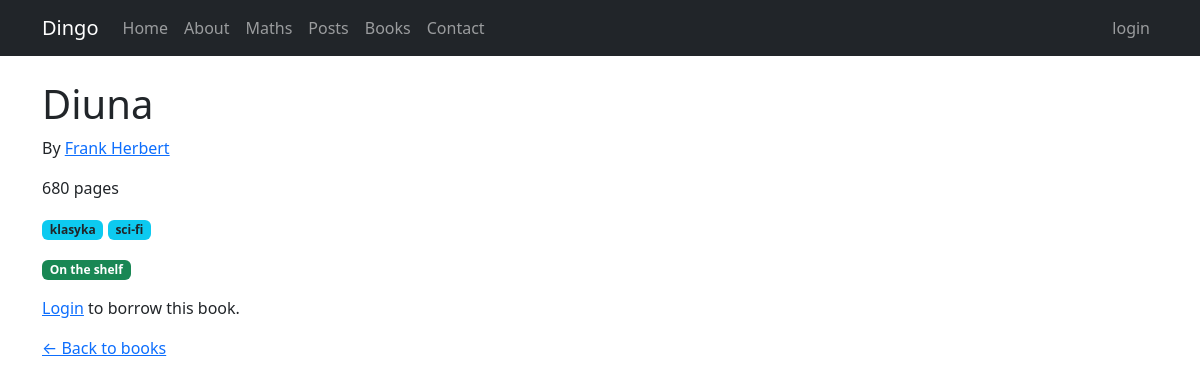
The page /books/6/ on the database its author committed.
### books/models.py (models this page shows, shortened)
class Book(models.Model):
    title = models.CharField(max_length=200)
    author = models.ForeignKey(Author, on_delete=models.CASCADE, related_name="books")
    description = models.TextField(null=True, blank=True)
    pages = models.PositiveIntegerField(null=True, blank=True)
    cover = models.ImageField(upload_to="covers/%Y/%m/%d", null=True, blank=True)
    tags = models.ManyToManyField(Tag, related_name="books", blank=True)
    class Meta:
        ordering = ["title"]
    def is_on_shelf(self):
        return not self.borrows.filter(is_returned=False).exists()

class Author(models.Model):
    name = models.CharField(max_length=200)
    class Meta:
        ordering = ["name"]
    def __str__(self):
        return self.name

class Tag(models.Model):
    word = models.CharField(max_length=50, unique=True)
    class Meta:
        ordering = ["word"]

### books/views.py (the view, shortened to what this page needs)
# urls.py: path("<int:pk>/", book_details, name="book_details"),
def book_details(request, pk):
    book = get_object_or_404(Book, pk=pk)
    return render(request, "books/book_details.html", {"book": book})

### books/templates/books/book_details.html (shortened to what this page needs)
{% extends "base.html" %}
{% block content %}
    <h1>{{ book.title }}</h1>
    <p>By <a href="{% url 'books:author_details' pk=book.author.pk %}">{{ book.author }}</a></p>
    {% if book.pages %}
        <p>{{ book.pages }} pages</p>
    {% endif %}
    {% if book.tags.all %}
        <p>
            {% for tag in book.tags.all %}
                <span class="badge bg-info text-dark">{{ tag.word }}</span>
            {% endfor %}
        </p>
    {% endif %}
    {% if book.is_on_shelf %}
        <p><span class="badge bg-success">On the shelf</span></p>
        {% if user.is_authenticated %}
            <form method="post">
                {% csrf_token %}
                <button type="submit" class="btn btn-primary">Borrow this book</button>
            </form>
        {% else %}
            <p><a href="{% url 'login' %}?next={{ request.path }}">Login</a> to borrow this book.</p>
        {% endif %}
    {% else %}
        <p><span class="badge bg-secondary">Currently borrowed</span></p>
    {% endif %}
    <p class="mt-3"><a href="{% url 'books:books_list' %}">&larr; Back to books</a></p>
{% endblock %}

### rows shown on the page
Book: title "Diuna", author "Frank Herbert", pages "680"
Tag: word "klasyka"
Tag: word "sci-fi"
